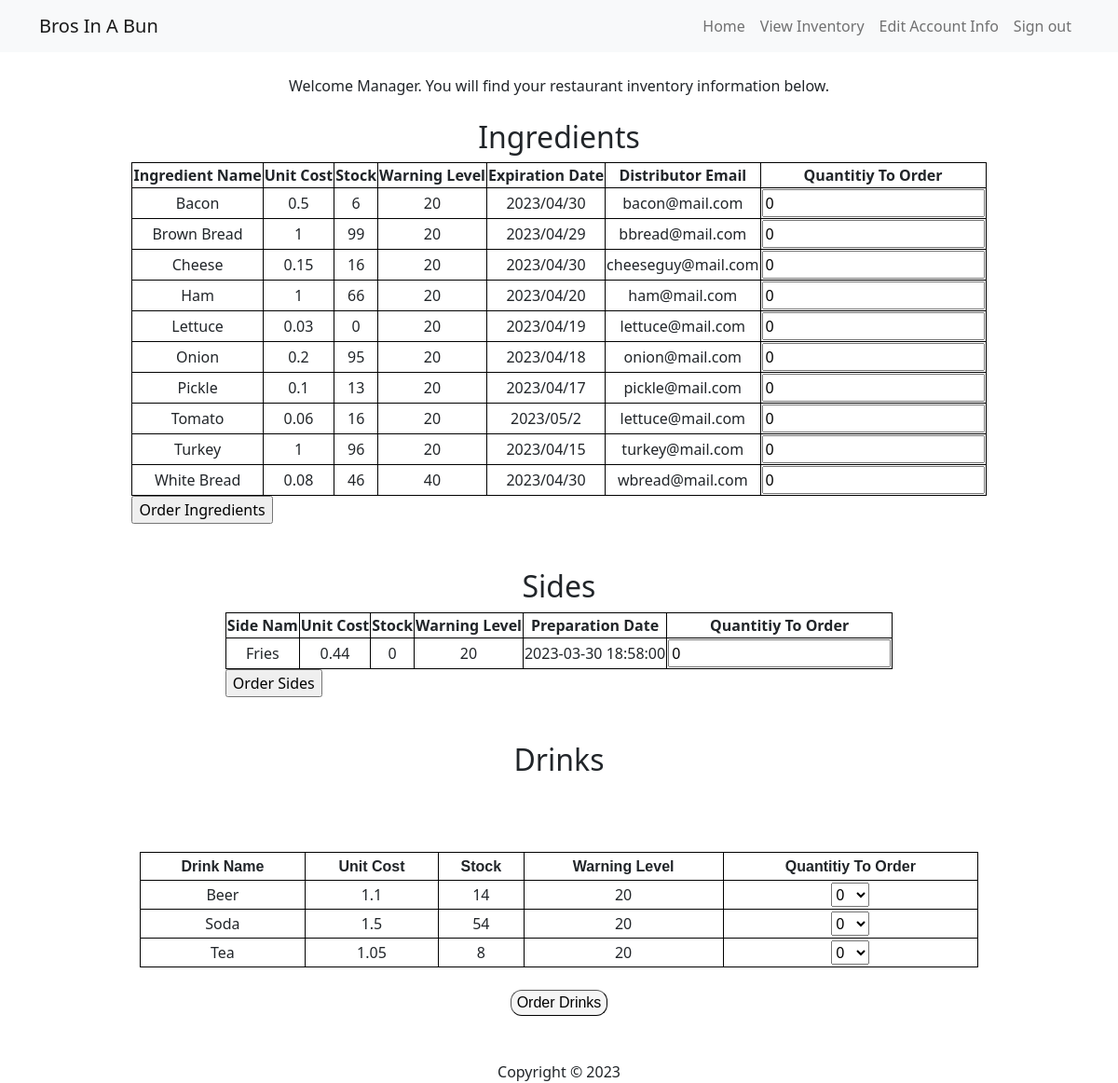
The page /View-inventory-pre.php (signed in) on the database its author committed.
### tables this page shows
CREATE TABLE `ingredients` (
  `Item_name` varchar(255) NOT NULL,
  `Purchased_date` varchar(255) NOT NULL,
  `Expiration` varchar(255) NOT NULL
);

CREATE TABLE `inventory` (
  `Item_name` varchar(255) NOT NULL,
  `Unit_cost` float NOT NULL,
  `Stock_level` int(10) NOT NULL DEFAULT 0,
  `Warning_level` int(10) NOT NULL DEFAULT 20,
  `Distributor_phone` varchar(255) NOT NULL,
  `Distributor_email` varchar(255) NOT NULL
);

CREATE TABLE `sides` (
  `Item_name` varchar(255) NOT NULL,
  `Time Prepared` datetime NOT NULL
);

CREATE TABLE `drinks` (
  `Item_name` varchar(255) NOT NULL
);

### View-inventory-pre.php (the view, shortened to what this page needs)
<?php include '../inc/header.php'; ?>
<?php
if(!empty($_SESSION['Name'])){
    echo 'Welcome ' . $_SESSION['Name'] . ". You will find your restaurant inventory information below.";
}
$sql  = 'SELECT * FROM  ingredients NATURAL JOIN inventory';
$result = mysqli_query($con, $sql);
$Fitems = mysqli_fetch_all($result, MYSQLI_ASSOC);
?>
<br></br>
<h2>Ingredients</h2>
<form action="<?php echo htmlspecialchars($_SERVER['PHP_SELF']); ?>" method="POST">
    <table >
        <tr>
            <td><b>Ingredient Name</b></td>
            <td><b>Unit Cost</b></td>
            <td><b>Stock</b></td>
            <td><b>Warning Level</b></td>
            <td><b>Expiration Date</b></td>
            <td><b>Distributor Email</b></td>
            <td><b>Quantitiy To Order</b></td>
        </tr>
        <?php foreach($Fitems as $item): ?>
            <tr>
                <td><?php echo $item["Item_name"];?></td>
                <td><?php echo $item["Unit_cost"];?></td>
                <td><?php echo $item["Stock_level"];?></td>
                <td><?php echo $item["Warning_level"];?></td>
                <td><?php echo $item["Expiration"];?></td>
                <td><?php echo $item["Distributor_email"];?></td>
                <td><input type="number" name="ing[]" value="0"></td>
            </tr>
        <?php endforeach;?>
    </table>
    <input type="submit" value="Order Ingredients" name="submitOrderIng">
</form>
<?php
$sql  = 'SELECT * FROM  sides NATURAL JOIN inventory';
$result = mysqli_query($con, $sql);
$Sitems = mysqli_fetch_all($result, MYSQLI_ASSOC);
?>
<br></br>
<h2>Sides</h2>
<form action="<?php echo htmlspecialchars($_SERVER['PHP_SELF']); ?>" method="POST">
    <table >
        <tr>
            <td><b>Side Nam</b></td>
            <td><b>Unit Cost</b></td>
            <td><b>Stock</b></td>
            <td><b>Warning Level</b></td>
            <td><b>Preparation Date</b></td>
            <td><b>Quantitiy To Order</b></td>
        </tr>
        <?php foreach($Sitems as $item): ?>
            <tr>
                <td><?php echo $item["Item_name"];?></td>
                <td><?php echo $item["Unit_cost"];?></td>
                <td><?php echo $item["Stock_level"];?></td>
                <td><?php echo $item["Warning_level"];?></td>
                <td><?php echo $item["Time Prepared"];?></td>
                <td><input type="number" name="side[]" value="0"></td>
            </tr>
        <?php endforeach;?>
    </table>
    <input type="submit" value="Order Sides" name="submitOrderSide">
</form>
<?php
$sql  = 'SELECT * FROM  drinks NATURAL JOIN inventory';
$result = mysqli_query($con, $sql);?>
<br></br>
<h2>Drinks</h2>
<?php if(mysqli_num_rows($result) == 0){ ?>
    <p class="lead mt3">There are no items</p>
<?php ;}else{
            echo '<table border= "1" width = "900" cellspacing = "0" cellpadding = "2" colspan  = "2" >';
            echo '<tr>';
                echo '<td> <b> <font face = "Arial">Drink Name</font> </b></td>';
                echo '<td> <b><font face = "Arial">Unit Cost</font> </b></td>';
                echo '<td> <b><font face = "Arial">Stock</font></b> </td>';
                echo '<td> <b><font face = "Arial">Warning Level</font></b> </td>';
                echo '<td> <b><font face = "Arial">Quantitiy To Order</font></b> </td>';
            echo '</tr>';
            while($row = mysqli_fetch_assoc($result)){
                $field1name = $row["Item_name"];
                $field2name = $row["Unit_cost"];
                $field3name = $row["Stock_level"];
                $field4name = $row["Warning_level"];
                echo '<tr>
                <td>'.$field1name.'</td>
                <td>'.$field2name.'</td>
                <td>'.$field3name.'</td>
                <td>'.$field4name.'</td>
                <td> <select>
                    <option value="0">0</option>
                    <option value="10">10</option>
                    <option value="20">20</option>
                    <option value="30">30</option>
                    <option value="40">40</option>
                    <option value="50">50</option>
                    <option value="60">60</option>
                    <option value="70">70</option>
                    <option value="80">80</option>
                    </select></td>
                </tr><br>';
            }
            echo '</table><br>';
            echo '<button class="nicebutton">Order Drinks</button>';
        }?>
<?php include '../inc/footer.php'; ?>

### mystyle.css (style rules this page uses)
button.nicebutton { border-radius: 12px; border-width: thin thin; background-color: rgb(245, 245, 245); font-family: 'Trebuchet MS', 'Lucida Sans Unicode', 'Lucida Grande', 'Lucida Sans', Arial, sans-serif; }
td { border:1px solid black; border-collapse: collapse; text-align: center; }

### rows shown on the page
ingredients: Item_name "Bacon", Item_name.Unit_cost "0.5", Item_name.Stock_level "6", Item_name.Warning_level "20", Expiration "2023/04/30", Item_name.Distributor_email "bacon@mail.com"
ingredients: Item_name "Brown Bread", Item_name.Unit_cost "1", Item_name.Stock_level "99", Item_name.Warning_level "20", Expiration "2023/04/29", Item_name.Distributor_email "bbread@mail.com"
ingredients: Item_name "Cheese", Item_name.Unit_cost "0.15", Item_name.Stock_level "16", Item_name.Warning_level "20", Expiration "2023/04/30", Item_name.Distributor_email "cheeseguy@mail.com"
ingredients: Item_name "Ham", Item_name.Unit_cost "1", Item_name.Stock_level "66", Item_name.Warning_level "20", Expiration "2023/04/20", Item_name.Distributor_email "ham@mail.com"
ingredients: Item_name "Lettuce", Item_name.Unit_cost "0.03", Item_name.Stock_level "0", Item_name.Warning_level "20", Expiration "2023/04/19", Item_name.Distributor_email "lettuce@mail.com"
ingredients: Item_name "Onion", Item_name.Unit_cost "0.2", Item_name.Stock_level "95", Item_name.Warning_level "20", Expiration "2023/04/18", Item_name.Distributor_email "onion@mail.com"
ingredients: Item_name "Pickle", Item_name.Unit_cost "0.1", Item_name.Stock_level "13", Item_name.Warning_level "20", Expiration "2023/04/17", Item_name.Distributor_email "pickle@mail.com"
ingredients: Item_name "Tomato", Item_name.Unit_cost "0.06", Item_name.Stock_level "16", Item_name.Warning_level "20", Expiration "2023/05/2", Item_name.Distributor_email "lettuce@mail.com"
ingredients: Item_name "Turkey", Item_name.Unit_cost "1", Item_name.Stock_level "96", Item_name.Warning_level "20", Expiration "2023/04/15", Item_name.Distributor_email "turkey@mail.com"
ingredients: Item_name "White Bread", Item_name.Unit_cost "0.08", Item_name.Stock_level "46", Item_name.Warning_level "40", Expiration "2023/04/30", Item_name.Distributor_email "wbread@mail.com"
sides: Item_name "Fries", Item_name.Unit_cost "0.44", Item_name.Stock_level "0", Item_name.Warning_level "20", Time Prepared "2023-03-30 18:58:00"
drinks: Item_name "Beer", Item_name.Unit_cost "1.1", Item_name.Stock_level "14", Item_name.Warning_level "20"
drinks: Item_name "Soda", Item_name.Unit_cost "1.5", Item_name.Stock_level "54", Item_name.Warning_level "20"
drinks: Item_name "Tea", Item_name.Unit_cost "1.05", Item_name.Stock_level "8", Item_name.Warning_level "20"

### other values the page prints
$_SESSION['Name'] "Manager"
